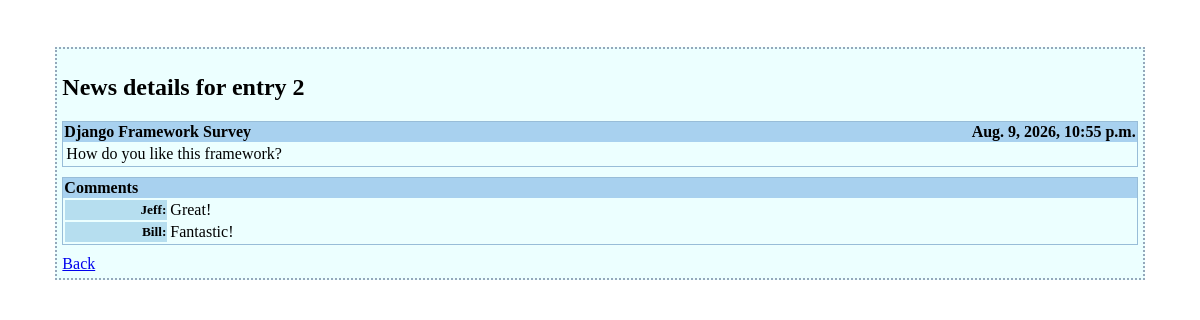
Page /articles/2/ on the committed database.
### news/models.py (models this page shows, shortened)
class Article(models.Model):
    objects = models.Manager()
    title = models.CharField(max_length=100)   # Specifies the max length of each article title
    timestamp = models.DateTimeField()   # Specifies the ublication time of each article
    text = models.TextField('Article text')  # Stores the actual article text

class Comment(models.Model):
    objects = models.Manager()
    article = models.ForeignKey(Article, on_delete=models.CASCADE)
    author = models.CharField(max_length=70)   # stores the name of the visitor commenting
    text = models.TextField('Comment text')   # stores the comment text

### news/views.py (the view, shortened to what this page needs)
# urls.py: path('<int:article_id>/', views.articles_detail, name='articles_detail'), # Maps a URL with an article id to the article_details in the views.py file
def articles_detail(request, article_id):
    article = get_object_or_404(Article, id=article_id) # Reads the article in question from the database as before or return a Http404 error
    """
    Checks if the `comment.save` has been passed via post to save a new comment if needed.
    If `comment.save` was not passed, the if block is ommitted and the detail page is displayed.
    """
    return render(request, 'news/articles_detail.html',
        context={'article' : article})

### news/templates/news/articles_detail.html (shortened to what this page needs)
{% extends 'main/base.html' %}
{% block title %}
    News details for entry {{ article.id }}
{% endblock %}
{% block content %}
    <div class="container">
        <div class="headline">
            <div class="title">{{ article.title|escape }}</div>
            <div class="timestamp">{{ article.timestamp }}</div>
        </div>
        <div class="text">
            {{ article.text|escape|linebreaksbr }}
        </div>
    </div>
    <div class="container">
        <div class="headline">Comments</div>
        {% if article.comment_set.count %}
            <table>
            {% for c in article.comment_set.all %}
                <tr class="comment_line">
                    <td class="column_header">{{ c.author }}:</td>
                    <td>{{ c.text|escape|linebreaksbr }}</td>
                </tr>
            {% endfor %}
            </table>
        {% else %}
            No comments
        {% endif %}
    </div>
    <div class="link_bottom">
        <a href="{% url 'news:articles' %}">Back</a>
    </div>
{% endblock %}

### news_site/templates/main/base.html (style rules this page uses)
.container { border: 1px solid #98BDD8; margin-bottom: 10px; }
.headline { background-color: #A8D1EF; font-weight:bold; padding: 1px; }
.title { float: left; }
.timestamp { float: right }
.text { padding: 3px; }
.comment_line { border: 1px solid #A8D1EF; }
.column_header { width: 100px; background-color: #B6DEEF; font-weight: bold; font-size: 10pt; text-align: right; vertical-align: middle; }
.comment_line { border-bottom: 1px solid #A8D1EF; }

### rows in the picture
Article: id "2", title "Django Framework Survey", timestamp "Aug. 9, 2026, 10:55 p.m.", text "How do you like this framework?"
Comment: author "Jeff", text "Great!"
Comment: author "Bill", text "Fantastic!"
